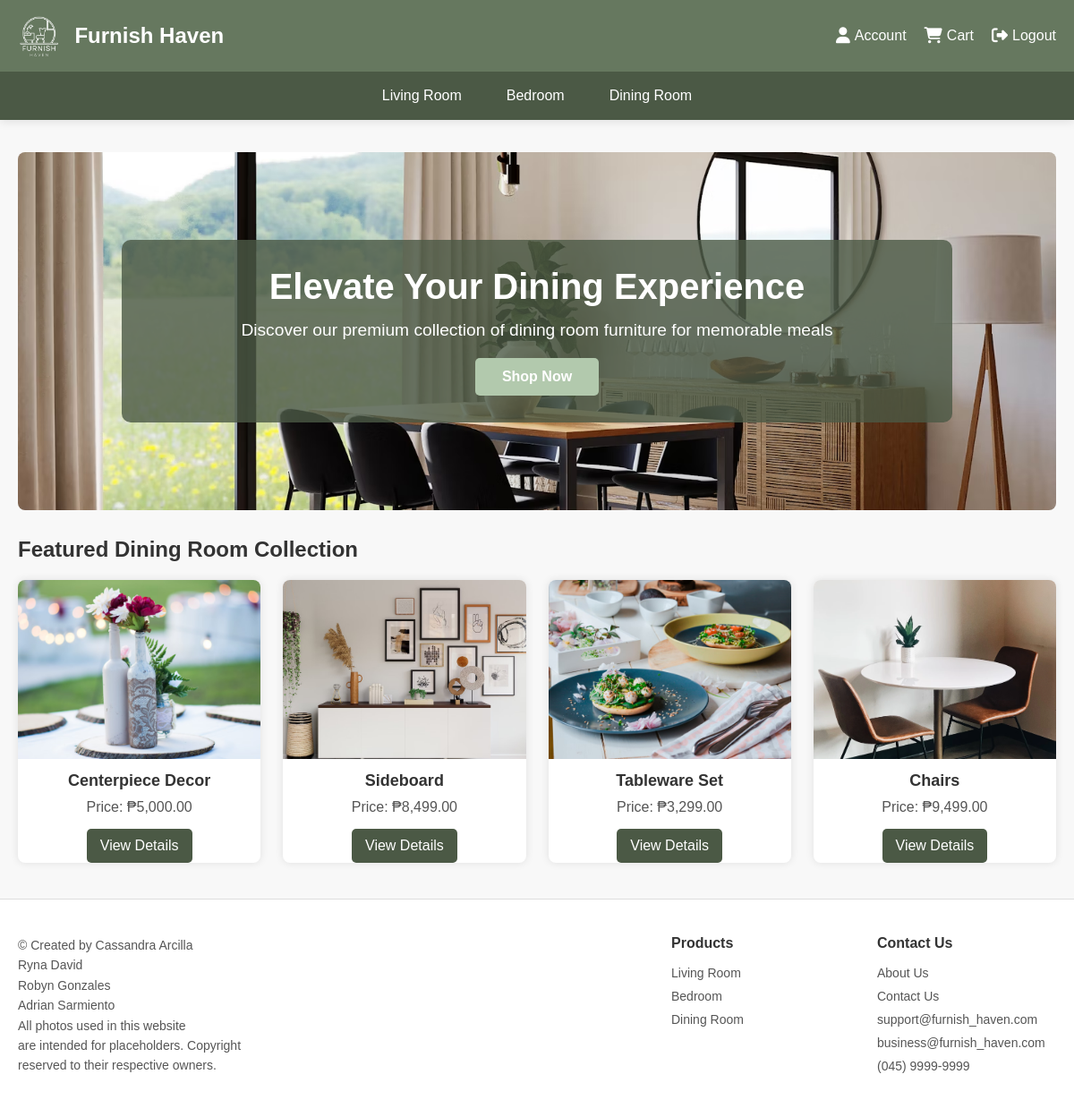
/dining_room.php, run on the app's committed database.
### tables this page shows
CREATE TABLE `products` (
  `id` int(11) NOT NULL,
  `main_image` varchar(255) NOT NULL,
  `name` varchar(100) NOT NULL,
  `price` decimal(10,2) NOT NULL,
  `description` text NOT NULL,
  `stock` int(11) DEFAULT 0,
  `category` enum('Living Room','Bedroom','Dining Room') NOT NULL
);

### dining_room.php (the view, shortened to what this page needs)
<?php
require_once 'config.php';
try {
    $selected_product = null;
    $stmt = $pdo->prepare("SELECT * FROM products WHERE category = 'Dining Room'");
    $stmt->execute();
    $products = $stmt->fetchAll(PDO::FETCH_ASSOC);
} catch (PDOException $e) {
    error_log("Database error: " . $e->getMessage());
    die("A database error occurred. Please try again later.");
}
?>
<!DOCTYPE html>
<html lang="en">
<head>
    <link rel="stylesheet" href="css/diningroom.css">
    <link rel="stylesheet" href="https://cdnjs.cloudflare.com/ajax/libs/font-awesome/6.6.0/css/all.min.css">
</head>
<body>
    <header class="header">
        <div class="header-container">
            <div class="logo-container">
                <img src="img/logo.png" alt="Furnish Haven Logo" class="logo">
                <a href="home.php" class="logo-text">Furnish Haven</a>
            </div>
            <div class="account-right">
                <a href="account.php"><i class="fas fa-user"></i> Account</a>
                <a href="cart.php"><i class="fas fa-shopping-cart"></i> Cart</a>
                <a href="login.php"><i class="fas fa-sign-out-alt"></i> Logout</a>
            </div>
        </div>
        <div class="nav">
            <div class="nav-container">
                <a href="living_room.php">Living Room</a>
                <a href="bedroom.php">Bedroom</a>
                <a href="dining_room.php">Dining Room</a>
            </div>
        </div>
    </header>
    <div class="container">
        <?php if ($selected_product): ?>
            <div class="product-detail-container">
                <div class="product-gallery">
                    <img id="main-image" src="uploads/products/<?php echo htmlspecialchars($selected_product['main_image']); ?>" alt="<?php echo htmlspecialchars($selected_product['name']); ?>" class="main-image">
                    <div class="thumbnail-container">
                        <img src="uploads/products/<?php echo htmlspecialchars($selected_product['main_image']); ?>" alt="Thumbnail 1" class="thumbnail active" onclick="changeImage(this, 'uploads/products/<?php echo htmlspecialchars($selected_product['main_image']); ?>')">
                    </div>
                </div>
                <div class="product-info">
                    <h1><?php echo htmlspecialchars($selected_product['name']); ?></h1>
                    <div class="price">₱<?php echo number_format($selected_product['price'], 2); ?></div>
                    <div class="description"><?php echo htmlspecialchars($selected_product['description']); ?></div>
                    <div class="customization-option">
                        <h3>Quantity</h3>
                        <input type="number" min="1" max="<?php echo intval($selected_product['stock']); ?>" value="1" style="padding: 8px; width: 60px; border: 1px solid #ddd; border-radius: 4px;">
                    </div>
                    <div class="action-buttons">
                        <button class="btn btn-primary" onclick="addToCart(<?php echo intval($selected_product['id']); ?>)">Add to Cart</button>
                        <button class="btn btn-secondary" onclick="addToWishlist(<?php echo intval($selected_product['id']); ?>)">Save to Wishlist</button>
                    </div>
                    <div class="shipping-info">
                        <p><strong>Shipping:</strong> Free standard shipping (3-5 business days). Express shipping available at checkout.</p>
                        <p><strong>Returns:</strong> 30-day easy returns. <a href="#" style="color: #4B5945;">Learn more</a></p>
                        <p><strong>Stock:</strong> <?php echo intval($selected_product['stock']); ?> items available</p>
                    </div>
                </div>
            </div>
        <?php else: ?>
            <div class="hero">
                <img src="img/diningroom.avif" alt="Dining Room Setup" class="hero-image">
                <div class="hero-content">
                    <h1>Elevate Your Dining Experience</h1>
                    <p>Discover our premium collection of dining room furniture for memorable meals</p>
                    <a href="#featured" class="hero-btn">Shop Now</a>
                </div>
            </div>
            <h2 id="featured">Featured Dining Room Collection</h2>
        <?php endif; ?>
        <div class="product-grid">
    <?php foreach ($products as $product): ?>
        <?php if (!$selected_product || $product['id'] !== $selected_product['id']): ?>
            <div class="product-card">
                <img src="uploads/products/<?php echo htmlspecialchars($product['main_image']); ?>" alt="<?php echo htmlspecialchars($product['name']); ?>">
                <h3><?php echo htmlspecialchars($product['name']); ?></h3>
                <p>Price: ₱<?php echo number_format($product['price'], 2); ?></p>
                <a href="product_details.php?id=<?php echo intval($product['id']); ?>">View Details</a>
            </div>
        <?php endif; ?>
    <?php endforeach; ?>
</div>
    </div>
    <footer class="footer">
        <div class="footer-container">
            <div class="footer-copyright">
                <p>
                    © Created by Cassandra Arcilla<br>
                    Ryna David<br>
                    Robyn Gonzales<br>
                    Adrian Sarmiento<br>
                    All photos used in this website<br>
                    are intended for placeholders. Copyright<br>
                    reserved to their respective owners.
                </p>
            </div>
            <div class="footer-column">
                <h3>Products</h3>
                <ul>
                    <li><a href="living_room.php">Living Room</a></li>
                    <li><a href="bedroom.php">Bedroom</a></li>
                    <li><a href="dining_room.php">Dining Room</a></li>
                </ul>
            </div>
            <div class="footer-column">
                <h3>Contact Us</h3>
                <ul>
                    <li><a href="about.php">About Us</a></li>
                    <li><a href="contact.php">Contact Us</a></li>
                    <li><a href="mailto:support@homify.com">support@furnish_haven.com</a></li>
                    <li><a href="mailto:business@homify.com">business@furnish_haven.com</a></li>
                    <li><a href="tel:04599999999">(045) 9999-9999</a></li>
                </ul>
            </div>
        </div>
    </footer>
</body>
</html>

### css/diningroom.css (style rules this page uses)
:root { --primary-color: #4B5945; --secondary-color: #66785F; --light-accent: #B2C9AD; --lighter-accent: #91AC8F; --white: #ffffff; --light-gray: #f8f8f8; --medium-gray: #dddddd; --dark-gray: #555555; --black: #333333; }
* { margin: 0; padding: 0; box-sizing: border-box; }
body { font-family: Arial, sans-serif; background: var(--light-gray); color: var(--black); padding-top: 150px; }
.header { position: fixed; top: 0; left: 0; width: 100%; background: var(--secondary-color); color: var(--white); z-index: 1000; box-shadow: 0 2px 10px rgba(0,0,0,0.1); }
.header-container { display: flex; justify-content: space-between; align-items: center; padding: 15px 20px; max-width: 1200px; margin: 0 auto; }
.logo-container { display: flex; align-items: center; gap: 15px; }
.logo { height: 50px; width: auto; }
.logo-text { font-size: 1.5rem; font-weight: bold; color: var(--white); text-decoration: none; }
.account-right { display: flex; align-items: center; gap: 20px; }
.account-right a { color: var(--white); text-decoration: none; font-size: 16px; display: flex; align-items: center; gap: 5px; transition: color 0.3s; }
.account-right i { font-size: 18px; }
.nav { background: var(--primary-color); padding: 10px 0; }
.nav-container { max-width: 1200px; margin: 0 auto; display: flex; justify-content: center; gap: 20px; }
.nav a { color: var(--white); text-decoration: none; padding: 8px 15px; font-size: 16px; transition: background-color 0.3s; border-radius: 4px; }
.container { max-width: 1200px; margin: 0 auto; padding: 20px; min-height: calc(100vh - 300px); }
.hero { position: relative; height: 400px; overflow: hidden; margin-bottom: 30px; border-radius: 8px; }
.hero-image { width: 100%; height: 100%; object-fit: cover; }
.hero-content { position: absolute; top: 50%; left: 50%; transform: translate(-50%, -50%); text-align: center; color: var(--white); width: 80%; background-color: rgba(75, 89, 69, 0.8); padding: 30px; border-radius: 10px; }
.hero h1 { font-size: 2.5rem; margin-bottom: 15px; }
.hero p { font-size: 1.2rem; margin-bottom: 20px; }
.hero-btn { display: inline-block; padding: 12px 30px; background-color: var(--light-accent); color: var(--white); text-decoration: none; border-radius: 5px; font-weight: bold; transition: background-color 0.3s; }
.product-grid { display: grid; grid-template-columns: repeat(auto-fill, minmax(250px, 1fr)); gap: 25px; padding: 20px 0; }
.product-card { background: var(--white); border-radius: 8px; box-shadow: 0 0 10px rgba(0, 0, 0, 0.1); text-align: center; transition: transform 0.3s, box-shadow 0.3s; overflow: hidden; }
.product-card img { width: 100%; height: 200px; object-fit: cover; }
.product-card h3 { font-size: 18px; margin: 10px 0; color: var(--black); }
.product-card p { font-size: 16px; color: var(--dark-gray); margin-bottom: 15px; }
.product-card a { display: inline-block; padding: 10px 15px; background: var(--primary-color); color: var(--white); text-decoration: none; border-radius: 5px; transition: background-color 0.3s; }
.footer { background-color: var(--white); padding: 40px 0; font-family: Arial, sans-serif; border-top: 1px solid var(--medium-gray); }
.footer-container { max-width: 1200px; margin: 0 auto; display: flex; justify-content: space-between; flex-wrap: wrap; padding: 0 20px; gap: 30px; }
.footer-copyright { flex: 1; min-width: 300px; }
.footer-copyright p { color: var(--dark-gray); font-size: 14px; margin: 0; line-height: 1.6; }
.footer-column { flex: 0 0 200px; }
.footer h3 { color: var(--black); font-size: 16px; margin-bottom: 15px; font-weight: bold; }
.footer ul { list-style: none; }
.footer li { margin-bottom: 8px; }
.footer a { color: var(--dark-gray); text-decoration: none; font-size: 14px; transition: color 0.3s; }

### data on the page
products: main_image (picture), name "Centerpiece Decor", price "5,000.00"
products: main_image (picture), name "Sideboard", price "8,499.00"
products: main_image (picture), name "Tableware Set", price "3,299.00"
products: main_image (picture), name "Chairs", price "9,499.00"
